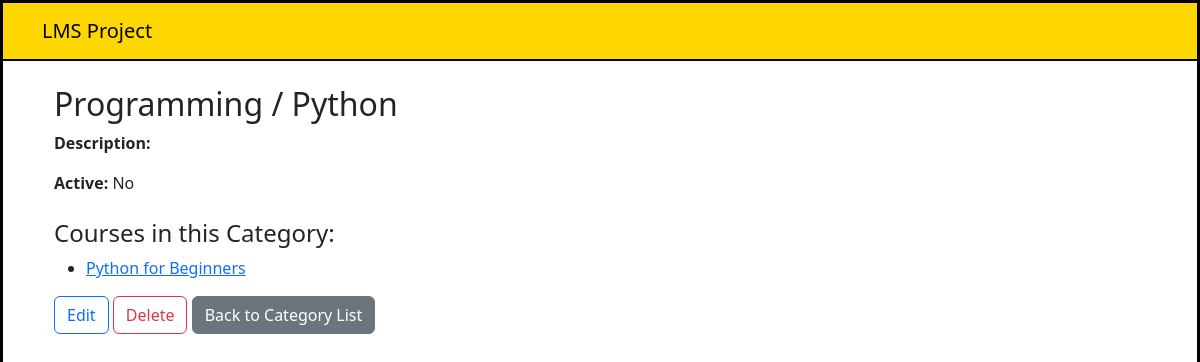
Screenshot of /categories/1/ (signed in) with the database file from the repository.
### core/models.py (models this page shows, shortened)
class Category(models.Model):
    title = models.CharField(max_length=255)
    description = models.TextField(blank=True)
    is_active = models.BooleanField(default=True)
    created_at = models.DateTimeField(auto_now_add=True)
    updated_at = models.DateTimeField(auto_now=True)

class Course(models.Model):
    title = models.CharField(max_length=255)
    description = models.TextField(blank=True)
    banner = models.ImageField(upload_to='banners/', null=True, blank=True)
    price = models.FloatField()
    duration = models.IntegerField(help_text="Duration in hours")
    category = models.ForeignKey(Category, on_delete=models.CASCADE)
    instructors = models.ManyToManyField(User)
    is_active = models.BooleanField(default=True)
    created_at = models.DateTimeField(auto_now_add=True)
    updated_at = models.DateTimeField(auto_now=True)

### core/views.py (the view)
# urls.py: path('categories/<int:pk>/', views.category_detail, name='category_detail'),
@staff_member_required
def category_detail(request, pk):
    category = get_object_or_404(Category, pk=pk)
    return render(request, 'core/category/detail.html', {'category': category})

### core/templates/core/category/detail.html
{% extends 'base.html' %}
{% block content %}
<div class="container mt-4">
    <h2>{{ category.title }}</h2>
    <p><strong>Description:</strong> {{ category.description }}</p>
    <p><strong>Active:</strong> {{ category.is_active|yesno:"Yes,No" }}</p>
    <h4 class="mt-4">Courses in this Category:</h4>
    <ul>
        {% for course in category.course_set.all %}
            <li><a href="{% url 'course_detail' course.pk %}">{{ course.title }}</a></li>
        {% empty %}
            <li><em>No courses in this category</em></li>
        {% endfor %}
    </ul>
    <a href="{% url 'category_update' category.pk %}" class="btn btn-outline-primary">Edit</a>
    <a href="{% url 'category_delete' category.pk %}" class="btn btn-outline-danger">Delete</a>
    <a href="{% url 'category_list' %}" class="btn btn-secondary">Back to Category List</a>
</div>
{% endblock %}

### core/templates/base.html (style rules this page uses)
body { background-color: white; border: 3px solid black; min-height: 100vh; }

### rows the page displays
Category: title "Programming / Python", is_active "No"
Course: title "Python for Beginners"
